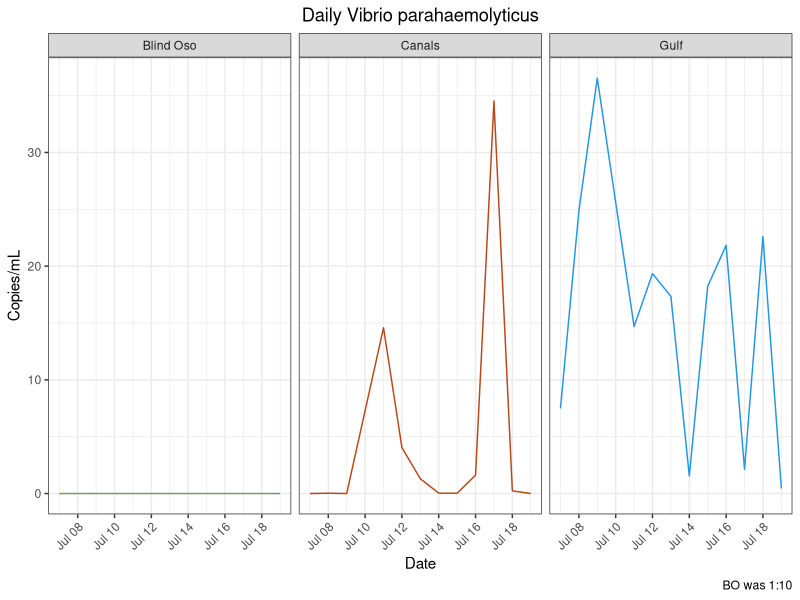
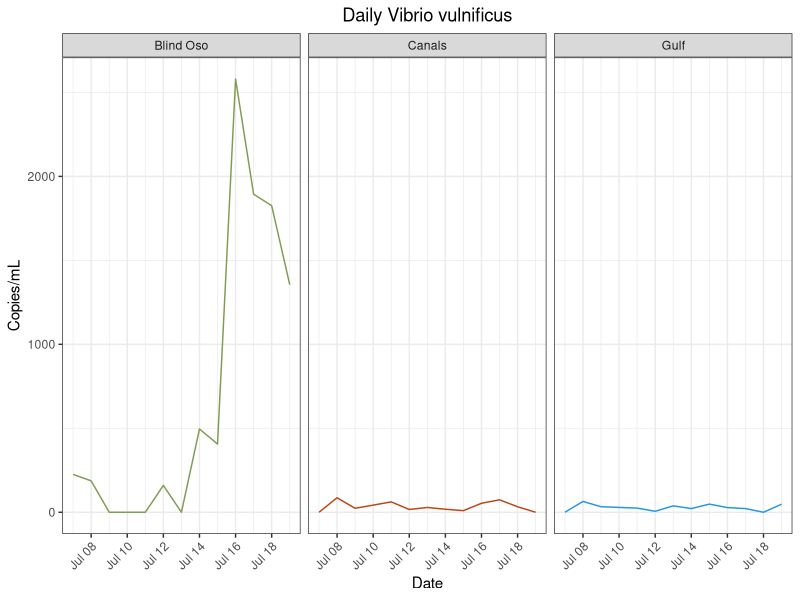
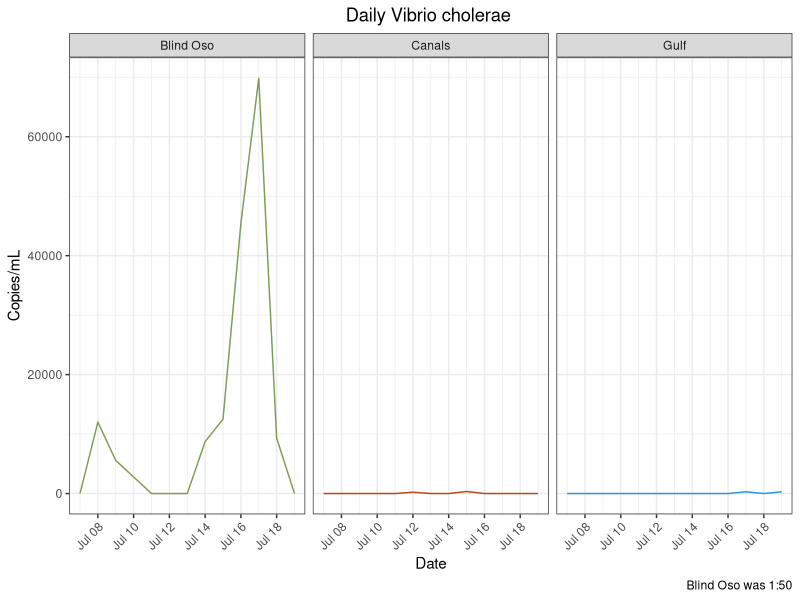
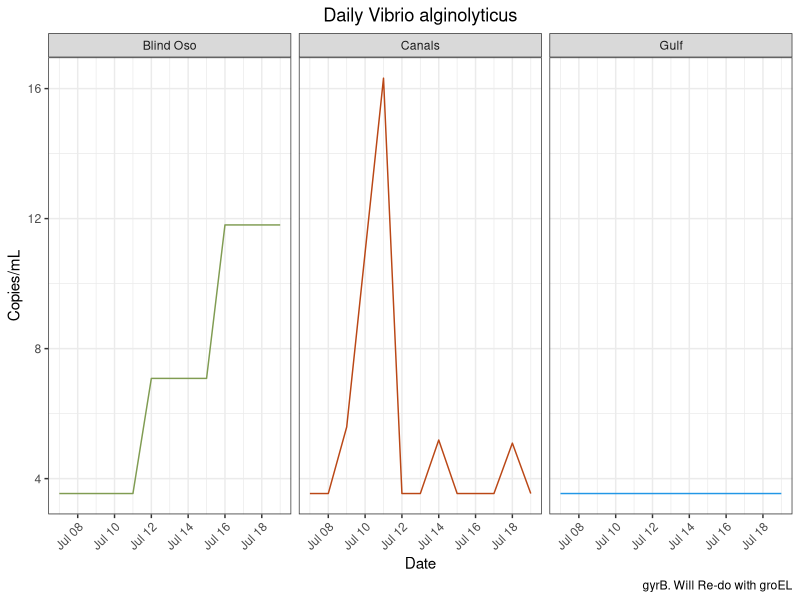
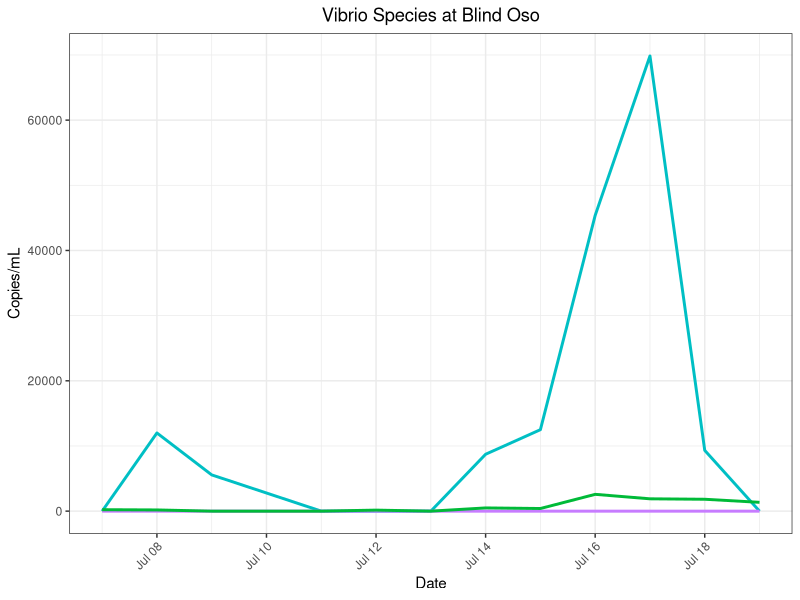
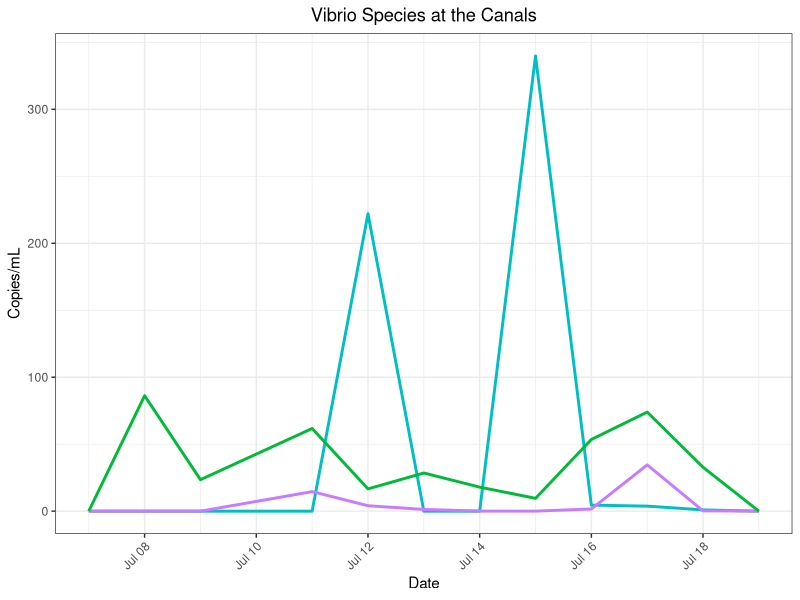
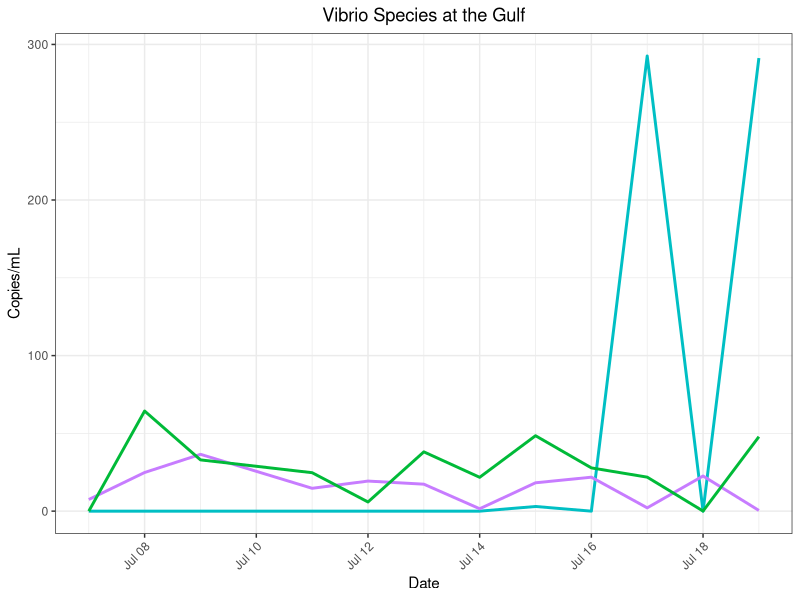
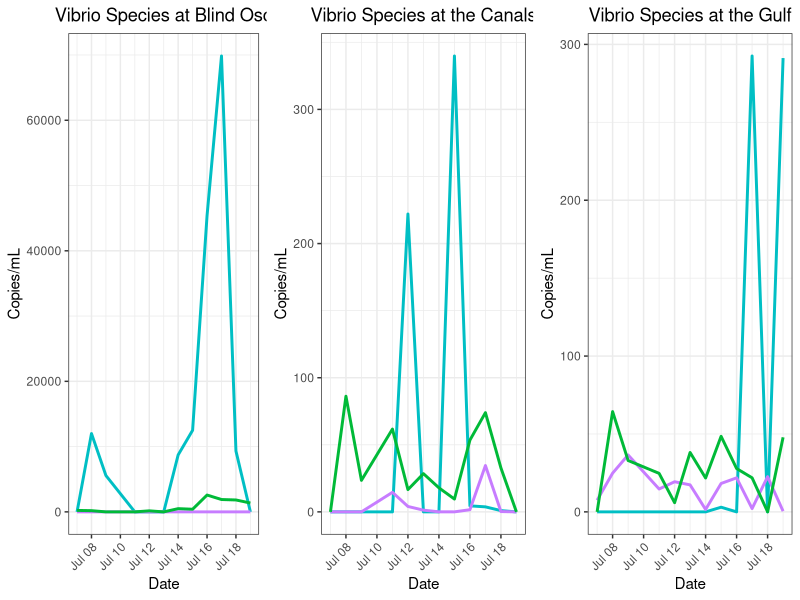

Recreate these plots in R, in order.
## ---- chunk 1
library(here)
library(tidyverse)
library(lubridate)
library(ggpubr) #Stacking Plots
## ---- chunk 2
vp<- read_csv(here("data", "processed_data","qpcr", "vp_clean_copies.csv"))
vp_m<- read_csv(here("data", "processed_data","qpcr","vp_mon_clean_copies.csv")) 

vv<- read_csv(here("data", "processed_data","qpcr","vv_clean_copies_redo.csv")) #Trial two is best. Other trials exist too. 
vv_m<- read_csv(here("data", "processed_data","qpcr","vv_clean_copies_mon.csv"))

vc<- read_csv(here("data", "processed_data","qpcr", "vc_clean_copies_daily.csv")) #Daily
vc_m<- read_csv(here("data", "processed_data", "qpcr","vc_clean_copies_mon.csv"))#Monthly
vc_bo<- read_csv(here("data", "processed_data","qpcr","vc_clean_copies_dail_1_50.csv")) #Ran 1:50. with 5 reps (run with 2 reps + run with 3 reps)
#vc_bo_50<- read_csv(here("data", "processed_data","vc_clean_copies_daily_1_50_2reps.csv"))#Just reps 4 and 5 to compare. This looks fine, but I removed the code so as to clean up this script.

va<- read_csv(here("data", "processed_data","qpcr", "va_clean_copies_daily.csv"))
va_m<-  read_csv(here("data", "processed_data","qpcr", "va_clean_copies_monthly.csv"))
## ---- chunk 3
vv<- vv %>%
  mutate(site = recode(site, "BO" = "Blind Oso")) %>%
  mutate(site = recode(site, "C2" = "Canals")) %>%
  mutate(site = recode(site, "RD" = "Gulf"))

vp<- vp %>%
  mutate(site = recode(site, "BO" = "Blind Oso")) %>%
  mutate(site = recode(site, "C2" = "Canals")) %>%
  mutate(site = recode(site, "RD" = "Gulf"))

vc<- vc %>%
  mutate(site = recode(site, "BO" = "Blind Oso")) %>%
  mutate(site = recode(site, "C2" = "Canals")) %>%
  mutate(site = recode(site, "RD" = "Gulf"))
vc_bo<- vc_bo %>%
  mutate(site = recode(site, "BO" = "Blind Oso")) %>%
  mutate(site = recode(site, "C2" = "Canals")) %>%
  mutate(site = recode(site, "RD" = "Gulf"))
#vc_bo_50<- vc_bo_50 %>%
 # mutate(site = recode(site, "BO" = "Blind Oso")) %>%
 # mutate(site = recode(site, "C2" = "Canals")) %>%
 # mutate(site = recode(site, "RD" = "Gulf"))

va<- va %>%
  mutate(site = recode(site, "BO" = "Blind Oso")) %>%
  mutate(site = recode(site, "C2" = "Canals")) %>%
  mutate(site = recode(site, "RD" = "Gulf"))
## ---- chunk 4
vc<- 
  vc %>%
  filter(!site %in% "Blind Oso")  #Gets rid of old BO 
  
vc_d<- rbind(vc, vc_bo) #Adds new BO to C2 and RD
## ---- chunk 5
#Vp Mon
vp_m<- vp_m %>%
  select(!...1) 
jul_bo = data.frame(date = as.Date("2022-07-07"), copies_mL=0, site = "BO")
jul_c2 = data.frame(date = as.Date("2022-07-07"), copies_mL=0, site = "C2")
jul_rd = data.frame(date = as.Date("2022-07-07"), copies_mL=7.49310194, site = "RD")
vp_m = rbind(jul_bo, jul_c2, jul_rd, vp_m) %>%
  mutate(site = recode(site, "BO" = "Blind Oso")) %>%
  mutate(site = recode(site, "C2" = "Canals")) %>%
  mutate(site = recode(site, "RD" = "Gulf"))
                     

#Vv Mon
vv_m<- vv_m %>%
  select(!...1) 
jul_bo = data.frame(date = as.Date("2022-07-07"), copies_mL=0, site = "BO")
jul_c2 = data.frame(date = as.Date("2022-07-07"), copies_mL=0, site = "C2")
jul_rd = data.frame(date = as.Date("2022-07-07"), copies_mL=7.49310194, site = "RD")
vv_m = rbind(jul_bo, jul_c2, jul_rd, vv_m)%>%
  mutate(site = recode(site, "BO" = "Blind Oso")) %>%
  mutate(site = recode(site, "C2" = "Canals")) %>%
  mutate(site = recode(site, "RD" = "Gulf"))

vc_m<- vc_m %>%
  select(!...1) 
  jul_bo = data.frame(date = as.Date("2022-07-07"), copies_mL=263.208407, site = "BO")
  jul_c2 = data.frame(date = as.Date("2022-07-07"), copies_mL=0, site = "C2")
  jul_rd = data.frame(date = as.Date("2022-07-07"), copies_mL=0, site = "RD")
  vc_m = rbind(jul_bo, jul_c2, jul_rd, vc_m)%>%
    mutate(site = recode(site, "BO" = "Blind Oso")) %>%
    mutate(site = recode(site, "C2" = "Canals")) %>%
    mutate(site = recode(site, "RD" = "Gulf"))
  
 va_m<- va_m %>%
  select(!...1) 
  jul_bo = data.frame(date = as.Date("2022-07-07"), copies_mL=0, site = "BO")
  jul_c2 = data.frame(date = as.Date("2022-07-07"), copies_mL=5.494766, site = "C2")
  jul_rd = data.frame(date = as.Date("2022-07-07"), copies_mL=0, site = "RD")
  va_m = rbind(jul_bo, jul_c2, jul_rd, va_m)%>%
    mutate(site = recode(site, "BO" = "Blind Oso")) %>%
    mutate(site = recode(site, "C2" = "Canals")) %>%
    mutate(site = recode(site, "RD" = "Gulf")) 
## ---- chunk 6
#png(file = here("results", "plots", "species_specific", "vp_daily.png"))
 vp %>%
  ggplot() + geom_line(
    aes(x = date,
        y = copies_mL,
        color = site))+ 
  facet_wrap(~site)  +
  labs(x = "Date",
       y = "Copies/mL",
       title = "Daily Vibrio parahaemolyticus",
       caption = "BO was 1:10")+
  theme_bw()+
  theme(
    plot.title = element_text(hjust = 0.5),
    axis.text.x = element_text(hjust = 1, angle = 45),
    legend.position = "none")+
  scale_color_manual(values = c("Blind Oso" = "#809C52",
                                "Canals" = "#ba4716",
                                "Gulf" = "4c848c"))
# dev.off()

 ggsave(here("results", "plots", "vp_daily.png"))
## ---- chunk 7
#png(file = here("results", "plots", "species_specific", "vv_daily.png"))

vv %>%
  #filter(!site %in% "Blind Oso") %>%
  ggplot() + geom_line(
    aes(x = date,
        y = copies_mL,
        color = site))+ 
  facet_wrap(~site)  +
  labs(x = "Date",
       y = "Copies/mL",
       title = "Daily Vibrio vulnificus")+
  theme_bw()+
  theme(
    plot.title = element_text(hjust = 0.5),
    axis.text.x = element_text(hjust = 1, angle = 45),
    legend.position = "none")+ 
  scale_color_manual(values = c("Blind Oso" = "#809C52",
                                "Canals" = "#ba4716",
                                "Gulf" = "4c848c"))
#dev.off()

 ggsave(here("results", "plots", "vv_daily.png"))
## ---- chunk 8
vc_d %>%
#filter(!site %in% "Blind Oso") %>%
  ggplot() + geom_line(
    aes(x = date,
        y = copies_mL,
        color = site))+ 
  facet_wrap(~site)  +
  labs(x = "Date",
       y = "Copies/mL",
       title = "Daily Vibrio cholerae ",
       caption = "Blind Oso was 1:50")+
  theme_bw()+
  theme(
    plot.title = element_text(hjust = 0.5),
    axis.text.x = element_text(hjust = 1, angle = 45),
    legend.position = "none")+ 
  scale_color_manual(values = c("Blind Oso" = "#809C52", #5 replicates
                                "Canals" = "#ba4716",#3
                                "Gulf" = "4c848c"))#3

 ggsave(here("results", "plots", "vc_daily.png"))
## ---- chunk 9
#png(file = here("results", "plots", "species_specific", "va_daily.png"))

va %>%
 #filter(!site %in% "Blind Oso") %>%
  ggplot() + geom_line(
    aes(x = date,
        y = copies_mL,
        color = site))+ 
  facet_wrap(~site)  +
  labs(x = "Date",
       y = "Copies/mL",
       title = "Daily Vibrio alginolyticus",
       caption = "gyrB. Will Re-do with groEL")+
  theme_bw()+
  theme(
    plot.title = element_text(hjust = 0.5),
    axis.text.x = element_text(hjust = 1, angle = 45),
    legend.position = "none")+ 
  scale_color_manual(values = c("Blind Oso" = "#809C52",
                                "Canals" = "#ba4716",
                                "Gulf" = "4c848c"))
#dev.off()

 ggsave(here("results", "plots", "va_daily.png"))
## ---- chunk 10
#Make new columns with species 
type = "vc"
vc1<- cbind(vc_d, type)

type = "vv"
vv1<- cbind(vv, type)

type = "vp"
vp1<- cbind(vp, type)

type = "va"
va1<- cbind(va,type)

#Combine datasets
master<- rbind(vc1,vp1,vv1, va1) %>%
  mutate(type = recode(type, "va" = "V. alginolyticus",
                       "vc" = "V. cholerae",
                       "vp" = "V. parahaemolyticus",
                       "vv" = "V. vulnificus"))
# Save this
saveRDS(master, file = here("data", "processed_data", "qpcr","species_copies.rds"))
## ---- chunk 11
#Make new columns with species 
type = "vc"
vc2<- cbind(vc_m, type)

type = "vv"
vv2<- cbind(vv_m, type)

type = "vp"
vp2<- cbind(vp_m, type)

type = "va"
va2<- cbind(va_m,type)

#Combine datasets
master_monthly<- rbind(vc2,vp2,vv2, va2) %>%
  mutate(type = recode(type, "va" = "V. alginolyticus",
                       "vc" = "V. cholerae",
                       "vp" = "V. parahaemolyticus",
                       "vv" = "V. vulnificus")) %>%
  #Fix date mislabeling
  mutate(date = as.character(date))
  master_monthly$date <- recode_factor(master_monthly$date, '2022-06-13' = "2022-06-14") 
master_monthly<- 
    master_monthly %>%
    mutate(date = as.Date(date))


# Save this
saveRDS(master_monthly, file = here("data", "processed_data", "qpcr","species_copies_monthly.rds"))
## ---- chunk 12
bo_spp<- master %>%
  filter(site %in% "Blind Oso",
         !type %in% "V. alginolyticus") %>% #Take out Va for now
  ggplot() + geom_line(
    aes(
      x = date,
      y = copies_mL,
      color = type),
    size = 1)+ 
  theme_bw()+
     labs(title = "Vibrio Species at Blind Oso",
       x = "Date",
       y = "Copies/mL",
       color = "Vibrio spp.") +
  theme(axis.text.x = element_text(hjust = 1, angle = 45),
        plot.title = element_text(hjust = 0.5),
        legend.position = "none") + 
scale_color_manual(values = c("V. alginolyticus" = "#F8766D",
                              "V. cholerae" = "#00BFC4",
                              "V. parahaemolyticus" = "#C77CFF",
                              "V. vulnificus" = "#00BA38"))

bo_spp

#dev.off()
 ggsave(here("results", "plots", "bo_all_daily.png"))
## ---- chunk 13
c2_spp<-
  master %>%
  filter(site %in% "Canals",
         !type %in% "V. alginolyticus") %>%
  ggplot() + geom_line(
    aes(
      x = date,
      y = copies_mL,
      color = type),
    size = 1)+ 
  theme_bw()+
     labs(title = "Vibrio Species at the Canals",
       x = "Date",
       y = "Copies/mL",
       color = "Vibrio spp.") +
  theme(axis.text.x = element_text(hjust = 1, angle = 45),
        plot.title = element_text(hjust = 0.5),
        legend.position = "none") + 
scale_color_manual(values = c("V. alginolyticus" = "#F8766D",
                              "V. cholerae" = "#00BFC4",
                              "V. parahaemolyticus" = "#C77CFF",
                              "V. vulnificus" = "#00BA38"))

c2_spp

 ggsave(here("results", "plots", "c2_all_daily.png"))
## ---- chunk 14
rd_spp<-
 master %>%
  filter(site %in% "Gulf",
         !type %in% "V. alginolyticus") %>%
  ggplot() + geom_line(
    aes(
      x = date,
      y = copies_mL,
      color = type),
    size = 1)+ 
  theme_bw()+
     labs(title = "Vibrio Species at the Gulf",
       x = "Date",
       y = "Copies/mL",
       color = "Vibrio spp.") +
  theme(axis.text.x = element_text(hjust = 1, angle = 45),
        plot.title = element_text(hjust = 0.5),
        legend.position = "none") + 
scale_color_manual(values = c("V. alginolyticus" = "#F8766D",
                              "V. cholerae" = "#00BFC4",
                              "V. parahaemolyticus" = "#C77CFF",
                              "V. vulnificus" = "#00BA38"))

rd_spp

 ggsave(here("results", "plots", "rd_all_daily.png"))
## ---- chunk 15
all_spp<-
  ggarrange(bo_spp, c2_spp, rd_spp,
            nrow = 1,
            ncol = 3)
all_spp
## ---- chunk 16
#png(file = here("results", "plots", "species_specific", "vp_mon.png"))

vp_m %>%
ggplot() + geom_line(
    aes(x = date,
        y = copies_mL,
        color = site))+ 
  geom_point(
     aes(x = date,
        y = copies_mL,
        color = site))+
  facet_wrap(~site)  +
  labs(x = "Date",
       y = "Copies/mL",
       title = "Monthly Vibrio parahaemolyticus")+
  theme_bw()+
  theme(
    plot.title = element_text(hjust = 0.5),
    axis.text.x = element_text(hjust = 1, angle = 45),
    legend.position = "none")+
  scale_color_manual(values = c("Blind Oso" = "#809C52",
                                "Canals" = "#ba4716",
                                "Gulf" = "4c848c"))+
  scale_x_date(date_breaks = "1 month", date_labels = "%b")

#dev.off()

 ggsave(here("results", "plots", "vp_monthly.png"))
## ---- chunk 17
#png(file = here("results", "plots", "species_specific", "vv_mon.png"))
 vv_m %>%
  filter(!site %in% c("E3", "NT")) %>%
 ggplot() + geom_line(
    aes(x = date,
        y = copies_mL,
        color = site))+ 
  geom_point(
     aes(x = date,
        y = copies_mL,
        color = site))+
  facet_wrap(~site)  +
  labs(x = "Date",
       y = "Copies/mL",
       title = "Monthly Vibrio vulnificus")+
  theme_bw()+
  theme(
    plot.title = element_text(hjust = 0.5),
    axis.text.x = element_text(hjust = 1, angle = 45),
    legend.position = "none")+
  scale_color_manual(values = c("Blind Oso" = "#809C52",
                                "Canals" = "#ba4716",
                                "Gulf" = "4c848c"))+
  scale_x_date(date_breaks = "1 month", date_labels = "%b")
#dev.off()

  ggsave(here("results", "plots", "vv_monthly.png"))
## ---- chunk 18
#png(file = here("results", "plots", "species_specific", "vc_mon.png"))
vc_m %>%
  #filter(!site %in% "Blind Oso") %>%
 ggplot() + geom_line(
    aes(x = date,
        y = copies_mL,
        color = site))+ 
  geom_point(
     aes(x = date,
        y = copies_mL,
        color = site))+
  facet_wrap(~site)  +
  labs(x = "Date",
       y = "Copies/mL",
       title = "Monthly Vibrio cholerae")+
  theme_bw()+
  theme(
    plot.title = element_text(hjust = 0.5),
    axis.text.x = element_text(hjust = 1, angle = 45),
    legend.position = "none")+
  scale_color_manual(values = c("Blind Oso" = "#809C52",
                                "Canals" = "#ba4716",
                                "Gulf" = "4c848c"))+
  scale_x_date(date_breaks = "1 month", date_labels = "%b")
#dev.off()

 ggsave(here("results", "plots", "vc_monthly.png"))
## ---- chunk 19

va_m %>%
  #filter(!site %in% "Blind Oso") %>%
 ggplot() + geom_line(
    aes(x = date,
        y = copies_mL,
        color = site))+ 
  geom_point(
     aes(x = date,
        y = copies_mL,
        color = site))+
  facet_wrap(~site)  +
  labs(x = "Date",
       y = "Copies/mL",
       title = "Monthly Vibrio alginolyticus")+
  theme_bw()+
  theme(
    plot.title = element_text(hjust = 0.5),
    axis.text.x = element_text(hjust = 1, angle = 45),
    legend.position = "none")+
  scale_color_manual(values = c("Blind Oso" = "#809C52",
                                "Canals" = "#ba4716",
                                "Gulf" = "4c848c"))+
  scale_x_date(date_breaks = "1 month", date_labels = "%b")

 ggsave(here("results", "plots", "va_monthly.png"))
